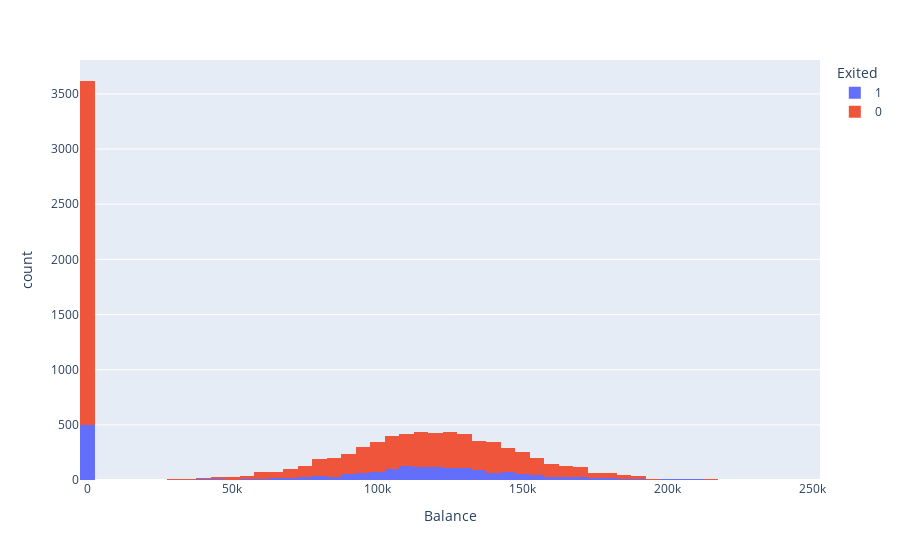

Notebook code for this chart:
### Code cell
fig_3 = px.histogram(
    data_frame=churn_data,x = 'Balance', color ='Exited')
fig_3.show()

### Figure 1 — Plotly figure (JSON) as saved in the notebook; plotly's stock layout.template omitted (floating-point values rounded to 4 significant figures; data arrays with more than 128 entries replaced by an {"elided": "..."} marker saying what was removed)
{"data": [{"alignmentgroup": "True", "bingroup": "x", "hovertemplate": "Exited=1<br>Balance=%{x}<br>count=%{y}<extra></extra>", "legendgroup": "1", "marker": {"color": "#636efa", "pattern": {"shape": ""}}, "name": "1", "offsetgroup": "1", "orientation": "v", "showlegend": true, "type": "histogram", "x": {"elided": "2037 float values"}, "xaxis": "x", "yaxis": "y"}, {"alignmentgroup": "True", "bingroup": "x", "hovertemplate": "Exited=0<br>Balance=%{x}<br>count=%{y}<extra></extra>", "legendgroup": "0", "marker": {"color": "#EF553B", "pattern": {"shape": ""}}, "name": "0", "offsetgroup": "0", "orientation": "v", "showlegend": true, "type": "histogram", "x": {"elided": "7963 float values"}, "xaxis": "x", "yaxis": "y"}], "layout": {"barmode": "relative", "legend": {"title": {"text": "Exited"}, "tracegroupgap": 0}, "margin": {"t": 60}, "xaxis": {"anchor": "y", "domain": [0, 1], "title": {"text": "Balance"}}, "yaxis": {"anchor": "x", "domain": [0, 1], "title": {"text": "count"}}}}
